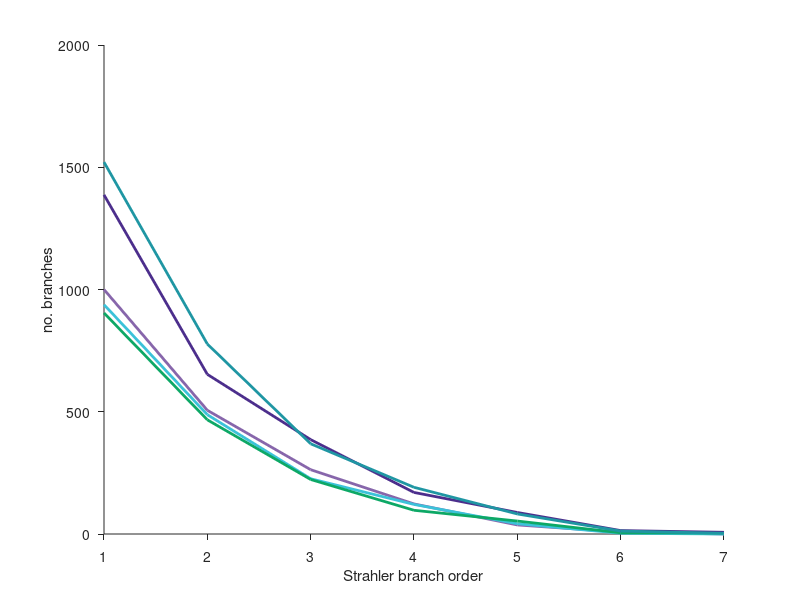
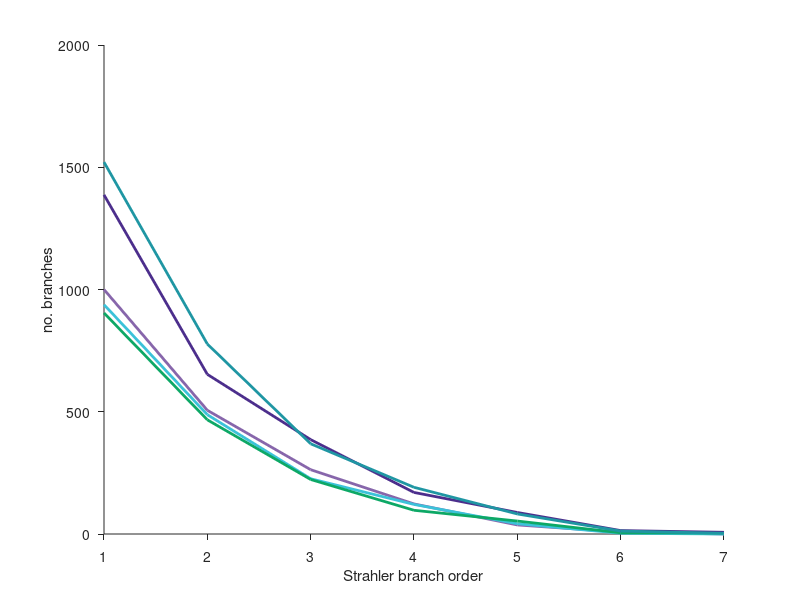
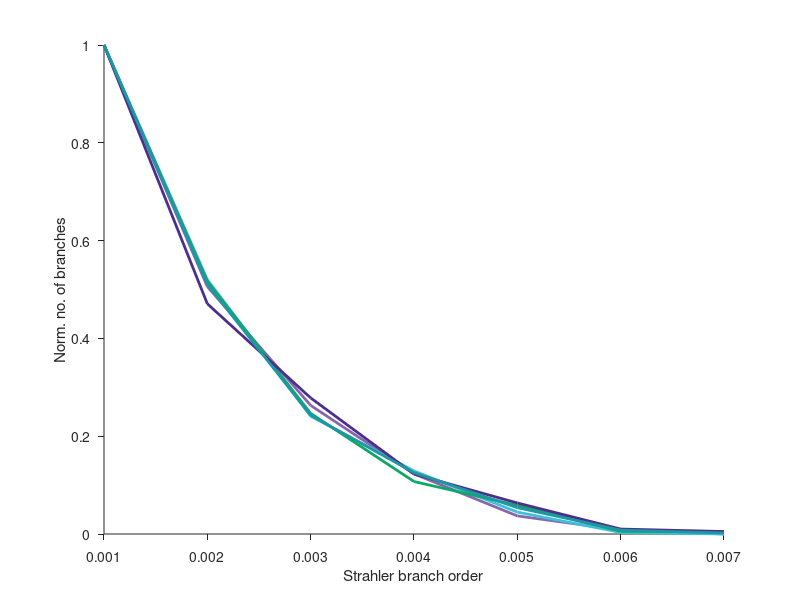
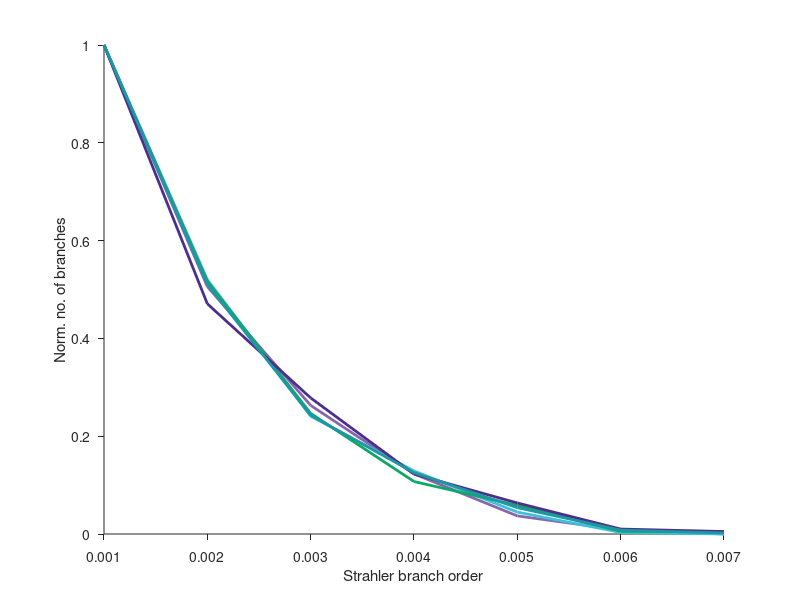

Here is the MATLAB script that generated these plots, in order:
% some supplementary morphometrics
% Strahler distribution from CATMAID
% https://github.com/catmaid/CATMAID/wiki/Scripting
% load neurons in CATMAID 3D view
% open java console (in Chrome: shift+control+J)
% paste and run the following and check order of skeletons
% 
% function printStrahlerDistributionFrom3DViewer() {
%  var viewers = CATMAID.WebGLApplication.prototype.instances;
%  for (var wid in viewers) {
%    var w = viewers[wid];
%    console.log("Strahler distribution for skeletons in widget '" + w.getName() + "'");
%    for (var sid in w.space.content.skeletons) {
%      var skeleton = w.space.content.skeletons[sid];
%      var arbor = skeleton.createArbor();
%      // We only care about the topology, therefore create a new working arbor
%      // that only contains the root, branches and leafs.
%      var topoArbor = arbor.topologicalCopy();
%      // Get Strahler numbers for nodes of topology arbor and build distribution
%      var strahlerNumbers = topoArbor.strahlerAnalysis();
%      var distribution = {};
%      var maxStrahler = strahlerNumbers[topoArbor.root];
%      for (var nodeId in strahlerNumbers) {
%        var s = strahlerNumbers[nodeId];
%        if (s in distribution) {
%          ++distribution[s]
%        } else {
%          distribution[s] = 1;
%        }
%      }
%      // The count of the root strahler numnber has to be reduced by one,
%      // because the Strahler number is associated with the edge to the parent,
%      // which the root node doesn't have.
%      --distribution[maxStrahler];
% 
%      console.log("Strahler distribution for Skeleton #" + sid, distribution);
%    }
%  }
% }
% 
% printStrahlerDistributionFrom3DViewer();

%% Strahler distributions of PN branch segments
load('strahlerDist.mat') % imported from CATMAID Morphology Plot

strahler = strahlerDist'; % before transformation [PN, 1, 2, 3, 4, 5, 6, 7]

figure;

% assumes PN order PN1LS, PN2LS, PN3LS, PN1RS, PN2RS
colors={[0.53, 0.40, 0.67];...
        [0.23, 0.76, 0.85];...
        [0.05, 0.66, 0.40];...
        [0.30, 0.18, 0.55];...
        [0.12, 0.59, 0.64]};
    
hold on
for pn = 2:size(strahler,2);
    plot(strahler(:,1),strahler(:,pn),'color',colors{pn-1},'LineWidth',2)
end

ylabel('no. branches')
xlabel('Strahler branch order')
set(gca,'TickDir','out')

%%
saveas(gcf,'strahler','epsc')
saveas(gcf,'strahler')

%% Normalized

maxStrahler = max(strahler(:,2:6));

normStrahler = bsxfun(@rdivide, strahler(:,2:6), maxStrahler);

figure
hold on
for pn = 2:size(strahler,2);
    plot(strahler(:,1)/1000,normStrahler(:,pn-1),'color',colors{pn-1},'LineWidth',2)
end
ylabel('Norm. no. of branches')
set(gca,'TickDir','out')
xlabel('Strahler branch order')

%%
saveas(gcf,'strahler_norm','epsc')
saveas(gcf,'strahler_norm')